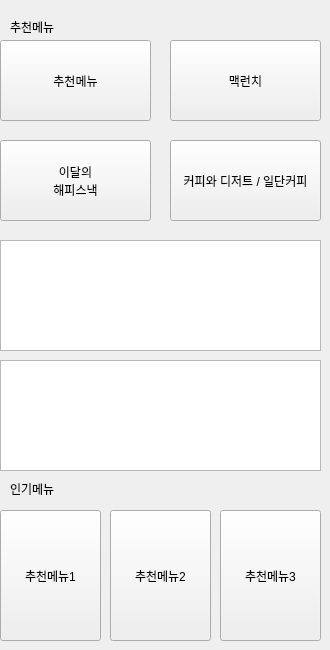
     <widget class="QWidget" name="home">
      <widget class="QGraphicsView" name="ad2">
       <property name="geometry">
        <rect>
         <x>0</x>
         <y>360</y>
         <width>321</width>
         <height>111</height>
        </rect>
       </property>
       <property name="backgroundBrush">
        <brush brushstyle="NoBrush">
         <color alpha="255">
          <red>152</red>
          <green>106</green>
          <blue>68</blue>
         </color>
        </brush>
       </property>
      </widget>
      <widget class="QPushButton" name="btn_hcf_ds">
       <property name="geometry">
        <rect>
         <x>170</x>
         <y>140</y>
         <width>151</width>
         <height>81</height>
        </rect>
       </property>
       <property name="text">
        <string>커피와 디저트 / 일단커피</string>
       </property>
      </widget>
      <widget class="QLabel" name="label">
       <property name="geometry">
        <rect>
         <x>10</x>
         <y>17</y>
         <width>71</width>
         <height>20</height>
        </rect>
       </property>
       <property name="text">
        <string>추천메뉴</string>
       </property>
      </widget>
      <widget class="QPushButton" name="btn_hRecoMenu">
       <property name="geometry">
        <rect>
         <x>0</x>
         <y>40</y>
         <width>151</width>
         <height>81</height>
        </rect>
       </property>
       <property name="text">
        <string>추천메뉴</string>
       </property>
      </widget>
      <widget class="QPushButton" name="btn_hppm3">
       <property name="geometry">
        <rect>
         <x>220</x>
         <y>510</y>
         <width>101</width>
         <height>131</height>
        </rect>
       </property>
       <property name="text">
        <string>추천메뉴3</string>
       </property>
      </widget>
      <widget class="QPushButton" name="btn_hppm2">
       <property name="geometry">
        <rect>
         <x>110</x>
         <y>510</y>
         <width>101</width>
         <height>131</height>
        </rect>
       </property>
       <property name="text">
        <string>추천메뉴2</string>
       </property>
      </widget>
      <widget class="QPushButton" name="btn_hMcLunch">
       <property name="geometry">
        <rect>
         <x>170</x>
         <y>40</y>
         <width>151</width>
         <height>81</height>
        </rect>
       </property>
       <property name="text">
        <string>맥런치</string>
       </property>
      </widget>
      <widget class="QLabel" name="label_2">
       <property name="geometry">
        <rect>
         <x>10</x>
         <y>480</y>
         <width>67</width>
         <height>17</height>
        </rect>
       </property>
       <property name="text">
        <string>인기메뉴</string>
       </property>
      </widget>
      <widget class="QPushButton" name="btn_hppm1">
       <property name="geometry">
        <rect>
         <x>0</x>
         <y>510</y>
         <width>101</width>
         <height>131</height>
        </rect>
       </property>
       <property name="text">
        <string>추천메뉴1</string>
       </property>
      </widget>
      <widget class="QPushButton" name="btn_htmHS">
       <property name="geometry">
        <rect>
         <x>0</x>
         <y>140</y>
         <width>151</width>
         <height>81</height>
        </rect>
       </property>
       <property name="text">
        <string>이달의
해피스낵</string>
       </property>
      </widget>
      <widget class="QGraphicsView" name="ad1">
       <property name="geometry">
        <rect>
         <x>0</x>
         <y>240</y>
         <width>321</width>
         <height>111</height>
        </rect>
       </property>
       <property name="backgroundBrush">
        <brush brushstyle="NoBrush">
         <color alpha="255">
          <red>152</red>
          <green>106</green>
          <blue>68</blue>
         </color>
        </brush>
       </property>
      </widget>
     </widget>
